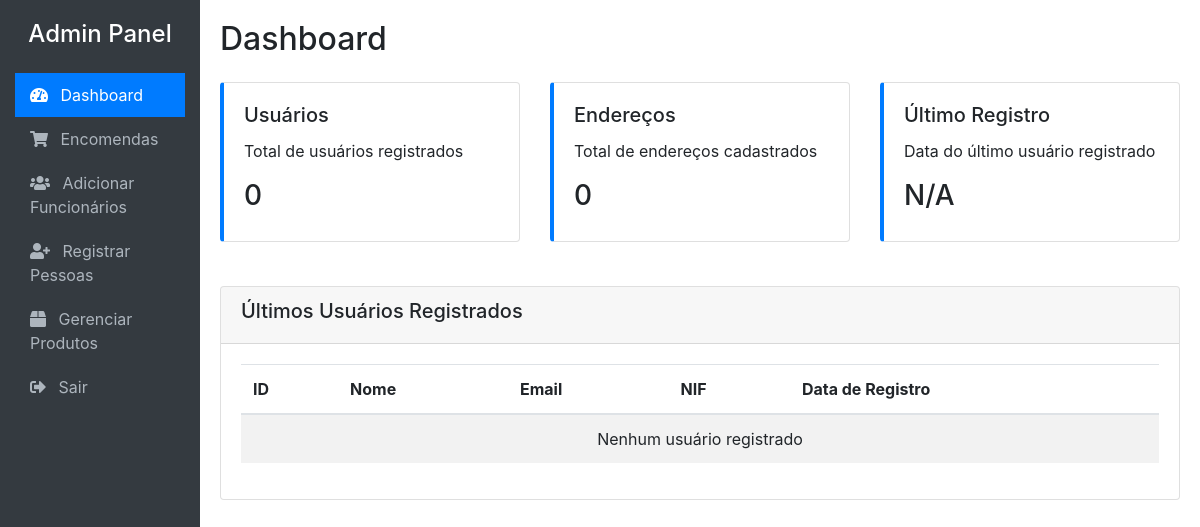
Before: /admin/dashboard.php (signed in) with the older database file.
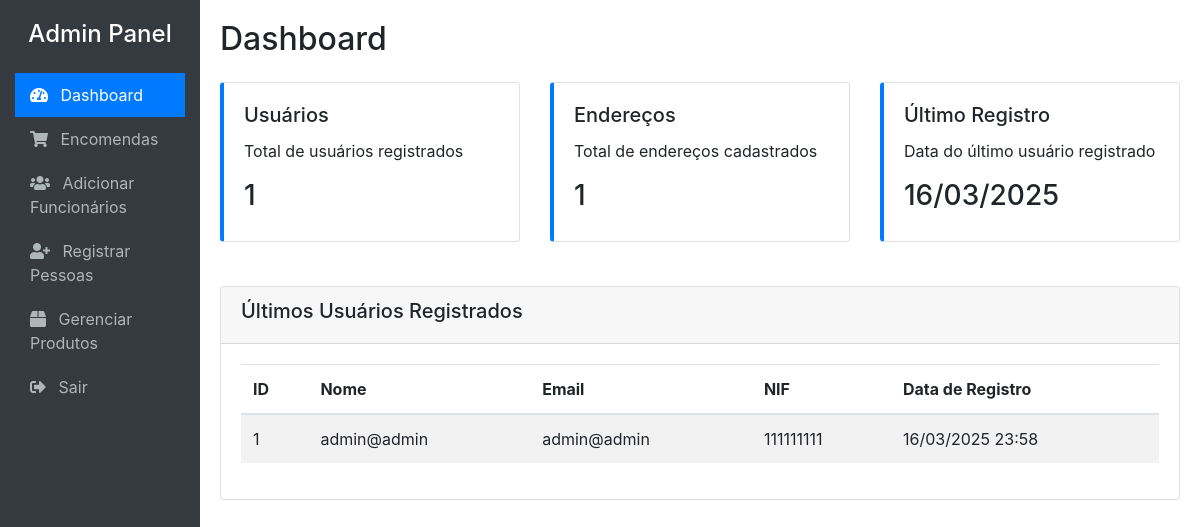
After: the same page with the newer database file.
### tables this page shows
CREATE TABLE IF NOT EXISTS `usuarios` (
  `id` int(11) NOT NULL AUTO_INCREMENT,
  `nome` varchar(100) NOT NULL,
  `email` varchar(100) NOT NULL,
  `senha` varchar(255) NOT NULL,
  `nif` varchar(20) NOT NULL,
  `nome_da_empresa` varchar(100) DEFAULT NULL,
  `nif_da_empresa` varchar(20) DEFAULT NULL,
  `data_registro` timestamp NOT NULL DEFAULT current_timestamp(),
  `telefone` varchar(20) DEFAULT NULL,
  PRIMARY KEY (`id`),
  UNIQUE KEY `email` (`email`)
);

### admin/dashboard.php (the view, shortened to what the changed rows need)
<?php
require_once 'config.php';
?>
<!DOCTYPE html>
<html lang="pt">
<head>
    <link rel="stylesheet" href="https://stackpath.bootstrapcdn.com/bootstrap/4.5.2/css/bootstrap.min.css">
    <link rel="stylesheet" href="https://cdnjs.cloudflare.com/ajax/libs/font-awesome/5.15.1/css/all.min.css">
</head>
<body>
    <div class="container-fluid">
        <div class="row">
            <div class="col-md-10 content">
                <h2 class="mb-4">Dashboard</h2>
                <div class="row">
                    <div class="col-md-4">
                        <div class="card card-dashboard">
                            <div class="card-body">
                                <h5 class="card-title">Usuários</h5>
                                <p class="card-text">Total de usuários registrados</p>
                                <h3>
                                    <?php
                                    $sql = "SELECT COUNT(*) as total FROM usuarios";
                                    $result = $conn->query($sql);
                                    $row = $result->fetch_assoc();
                                    echo $row['total'];
                                    ?>
                                </h3>
                            </div>
                        </div>
                    </div>
                    <div class="col-md-4">
                        <div class="card card-dashboard">
                            <div class="card-body">
                                <h5 class="card-title">Endereços</h5>
                                <p class="card-text">Total de endereços cadastrados</p>
                                <h3>
                                    <?php
                                    $sql = "SELECT COUNT(*) as total FROM enderecos";
                                    $result = $conn->query($sql);
                                    $row = $result->fetch_assoc();
                                    echo $row['total'];
                                    ?>
                                </h3>
                            </div>
                        </div>
                    </div>
                    <div class="col-md-4">
                        <div class="card card-dashboard">
                            <div class="card-body">
                                <h5 class="card-title">Último Registro</h5>
                                <p class="card-text">Data do último usuário registrado</p>
                                <h3>
                                    <?php
                                    $sql = "SELECT data_registro FROM usuarios ORDER BY data_registro DESC LIMIT 1";
                                    $result = $conn->query($sql);
                                    if ($result->num_rows > 0) {
                                        $row = $result->fetch_assoc();
                                        echo date('d/m/Y', strtotime($row['data_registro']));
                                    } else {
                                        echo "N/A";
                                    }
                                    ?>
                                </h3>
                            </div>
                        </div>
                    </div>
                </div>
                <div class="card mt-4">
                    <div class="card-body">
                        <table class="table table-striped">
                            <thead>
                                <tr>
                                    <th>ID</th>
                                    <th>Nome</th>
                                    <th>Email</th>
                                    <th>NIF</th>
                                    <th>Data de Registro</th>
                                </tr>
                            </thead>
                            <tbody>
                                <?php
                                $sql = "SELECT id, nome, email, nif, data_registro FROM usuarios ORDER BY data_registro DESC LIMIT 5";
                                $result = $conn->query($sql);
                                if ($result->num_rows > 0) {
                                    while($row = $result->fetch_assoc()) {
                                        echo "<tr>";
                                        echo "<td>" . $row["id"] . "</td>";
                                        echo "<td>" . $row["nome"] . "</td>";
                                        echo "<td>" . $row["email"] . "</td>";
                                        echo "<td>" . $row["nif"] . "</td>";
                                        echo "<td>" . date('d/m/Y H:i', strtotime($row["data_registro"])) . "</td>";
                                        echo "</tr>";
                                    }
                                } else {
                                    echo "<tr><td colspan='5' class='text-center'>Nenhum usuário registrado</td></tr>";
                                }
                                ?>
                            </tbody>
                        </table>
                    </div>
                </div>
            </div>
        </div>
    </div>
</body>
</html>

Changed rows visible on the page:
added usuarios: data_registro "16/03/2025", id "1", nome "admin@admin", email "admin@admin", nif "111111111", data_registro "16/03/2025 23:58"
Other visible differences:
$row['total']: "0" → "1"
text no longer shown: "N/A Nenhum usuário registrado"
